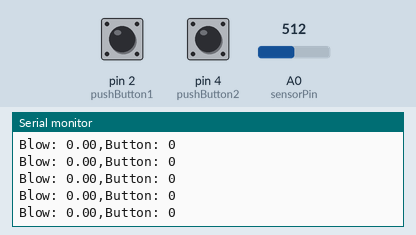
This sketch was run on a simulated Arduino Uno, built with avr-gcc and run on an emulated ATmega328P. On the bench: the last lines printed to the serial monitor. Inputs (shaded band) come from the test bench; at power-on: A0 (sensorPin) = 512, pin 2 (pushButton1) HIGH, pin 4 (pushButton2) HIGH.

Above: at 1.2 s.
1.3 s: A0 (sensorPin) set to 529
At 2.1 s:
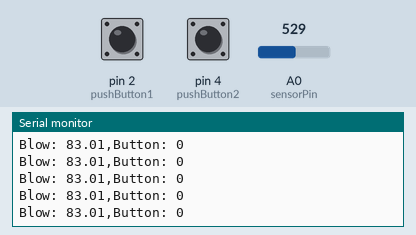
4.3 s: pin 2 (pushButton1) pulled LOW for 1 s
At 4.8 s:
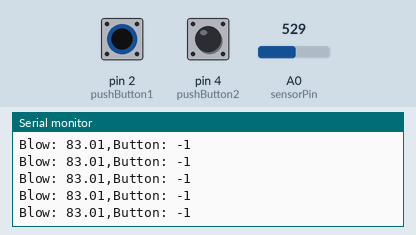
8.3 s: pin 2 (pushButton1) pulled LOW for 0.15 s
11.4 s: A0 (sensorPin) set to 716
At 12.4 s:
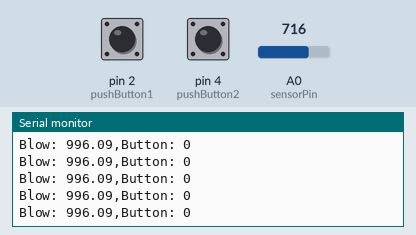
14.4 s: pin 2 (pushButton1) pulled LOW for 0.15 s
17.5 s: pin 2 (pushButton1) pulled LOW for 1 s
Timing chart, 0 to 20.5 s (numbered marks = the images above; inputs shaded):
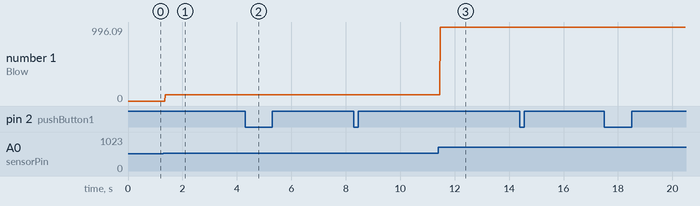

The sketch:

floppy-flute.ino
```cpp
int pushButton1 = 2;
int pushButton2 = 4;

int sensorPin = A0;
int sensorValue = 0;
float Vout=0;
float P=0;

void setup() {
  // initialize serial communication at 9600 bits per second:
  Serial.begin(9600);

  pinMode(pushButton1, INPUT);
  pinMode(pushButton2, INPUT);
}

void loop() {
    int i=0;
    int sum=0;
    int offset=0;
    for(i=0;i<10;i++)
    {
         sensorValue = analogRead(sensorPin)-512;
         sum+=sensorValue;
    }
    offset=sum/10.0;
    while(1)
    {
       sensorValue = analogRead(sensorPin)-offset;
       Vout=(5*sensorValue)/1024.0;
       P=Vout-2.5;

       Serial.print("Blow: " );
       Serial.print(P*1000);
       Serial.print(",");
       checkButtons();
       delay(1);
    }
}

void checkButtons() {
  int button1State = digitalRead(pushButton1);
  int button2State = digitalRead(pushButton2);

   if (button1State == 0 & button2State == 0) {
    Serial.println("Button: 0");
  }

  if (button1State == 1 & button2State == 1) {
    Serial.println("Button: 0");
  }

  if (button1State == 1 & button2State == 0) {
    Serial.println("Button: 1");
  }

  if (button1State == 0 & button2State == 1) {
    Serial.println("Button: -1");
  }
}
```

Measured:
- after the input at 1.3 s, the serial monitor: prints a new line after 0.07 s (image 1)
- after the input at 4.3 s, the serial monitor: prints a new line after 0.06 s (image 2)
- after the input at 11.4 s, the serial monitor: prints a new line after 0.07 s (image 3)
- plotted number 1: 0 → 83.01 after the input at 1.3 s, 83.01 → 996.09 after the input at 11.4 s
